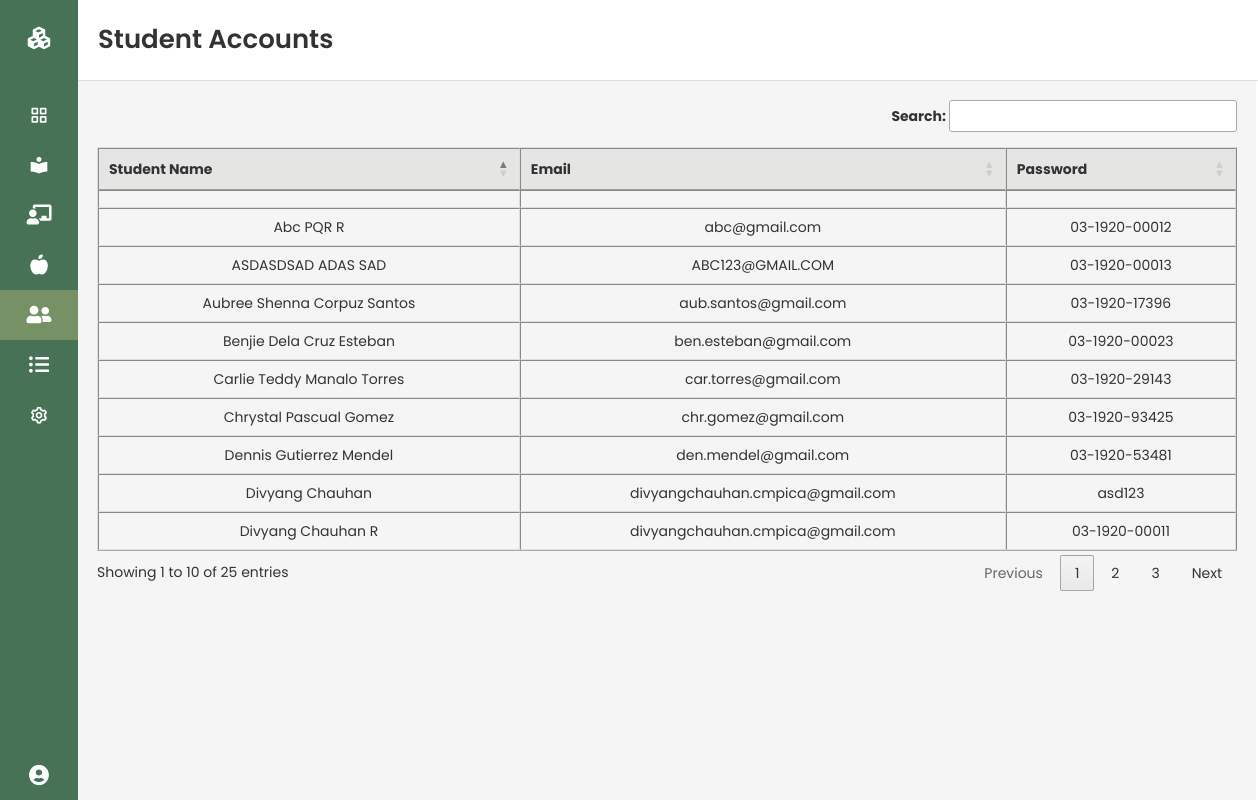
The app's page /admindashboard_useraccounts_s.php (signed in) with its own data.
### tables this page shows
CREATE TABLE `students` (
  `id` int(11) NOT NULL,
  `student_id` varchar(255) DEFAULT NULL,
  `firstname` varchar(255) NOT NULL,
  `lastname` varchar(255) NOT NULL,
  `middlename` varchar(255) DEFAULT NULL,
  `birth_date` date DEFAULT NULL,
  `nationality` varchar(255) DEFAULT NULL,
  `gender` varchar(255) DEFAULT NULL,
  `phone` varchar(20) DEFAULT NULL,
  `email` varchar(255) NOT NULL,
  `password` varchar(255) NOT NULL
);

### admindashboard_useraccounts_s.php (the view, shortened to what this page needs)
<?php
include ('db_conn.php');
if (isset($_SESSION['id']) && isset($_SESSION['email'])) {
 ?>
<!DOCTYPE html>
<html lang="en" dir="ltr">
  <head>
    <link rel="stylesheet" href="admindashboardstyle.css">
    <link rel="stylesheet" href="admin.css">
    <link href='https://unpkg.com/boxicons@2.0.7/css/boxicons.min.css' rel='stylesheet'>
    <link rel="stylesheet" href="https://pro.fontawesome.com/releases/v5.10.0/css/all.css"/>
    <link rel="stylesheet" href="https://maxcdn.bootstrapcdn.com/bootstrap/3.4.1/css/bootstrap.min.css">
    <link rel="stylesheet" type="text/css" href="//cdn.datatables.net/1.11.4/css/jquery.dataTables.min.css">
    <link rel="stylesheet" type="text/css" href="https://cdn.datatables.net/buttons/2.2.2/css/buttons.dataTables.min.css">
   </head>
<body>
  <div class="sidebar close">
    <div class="logo-details">
        <i class="bx bxs-component" style="text-shadow: none;"></i>
    </div>
    <ul class="nav-links">
      <li>
        <a href="admindashboard.php">
          <i class='bx bx-grid-alt' style="text-shadow: none;"></i>
        </a>
      </li>
      <li>
        <a href="admindashboard_students.php">
          <i class='bx bxs-book-reader'style="text-shadow: none;"></i>
        </a>
      </li>
      <li>
        <a href="admindashboard_teachers.php">
          <i class="fas fa-chalkboard-teacher" style="text-shadow: none;"></i>
        </a>
      </li>
      <li>
        <div class="iocn-link">
          <a href="admindashboard_classes.php">
            <i class="fas fa-apple-alt" style="text-shadow: none;"></i>
          </a>
        </div>
      </li>
      <li>
        <div class="iocn-link">
          <a href="#" class="active">
            <i class="fas fa-user-friends" style="text-shadow: none;"></i>
          </a>
        </div>
      </li>
      <li>
        <a href="admindashboard_userlogs.php">
            <i class="fas fa-list-ul" style="text-shadow: none;"></i>
        </a>
      </li>
      <li>
        <a href="admindashboard_settings.php">
          <i class='bx bx-cog' style="text-shadow: none;"></i>
        </a>
      </li>
      <li class="log_out">
          <div class="iocn-link">
          <a href="#">
            <i class="fas fa-user-circle"></i>
          </a>
          </div>
      </li>
  </div>
  <section class="home-section">
      <nav>
        <div class="home-content">
          <span class="text">Student Accounts</span>
        </div>
      </nav>
      <div class="container home-teacher container-flex">
          <div class="d-flex table-filter">
            <table width="100%" border="1" cellspacing="0" cellpadding="10" align="center" id="table">
                <thead>
                    <tr>
                        <th>Student Name</th>
                        <th>Email</th>
                        <th>Password</th>
                    </tr>
                </thead>
                <tbody>
                    <?php
                      $sql = "SELECT * FROM students";
                          $result = mysqli_query($conn, $sql);
                          while($inner_row = mysqli_fetch_array($result)){?>
                    <tr>
                        <td><?php echo $inner_row['firstname']." ".$inner_row['middlename']." ".$inner_row['lastname']; ?></td>
                        <td><?php echo $inner_row['email']; ?></td>
                        <td><?php echo $inner_row['password']; ?></td>
                    </tr>
                    <?php } ?>
                </tbody>
            </table>
          </div>
    </div>
  </section>
</body>
</html>
<?php
}else{
     header("Location: adminlogin.php");
     exit();
}
 ?>

### admindashboardstyle.css (style rules this page uses)
* { margin: 0; padding: 0; box-sizing: border-box; font-family: "Poppins", sans-serif; }
.sidebar { position: fixed; top: 0; left: 0; height: 100%; width: 260px; background: #477256; z-index: 100; width: 78px; opacity: 1 !important; }
.sidebar .logo-details { height: 60px; width: 100%; display: flex; align-items: center; }
.sidebar .logo-details i { font-size: 30px; color: #fff; height: 50px; min-width: 78px; text-align: center; line-height: 50px; margin-top: 15px; }
.sidebar .nav-links { height: 100%; padding: 30px 0 150px 0; overflow: auto; }
.sidebar.close .nav-links { overflow: visible; }
.sidebar .nav-links li { position: relative; list-style: none; }
.sidebar .nav-links li .iocn-link { display: flex; align-items: center; justify-content: space-between; }
.sidebar.close .nav-links li .iocn-link { display: block; }
.sidebar .nav-links li i { height: 50px; min-width: 78px; text-align: center; line-height: 50px; color: #fff; font-size: 20px; cursor: pointer; }
.sidebar .nav-links li a { display: flex; align-items: center; text-decoration: none; }
.home-section { position: relative; background: #f5f5f5; min-height: 100vh; width: calc(100% - 240px); left: 260px; }
.home-section nav { display: flex; justify-content: space-between; height: 80px; background: #fff; align-items: center; position: fixed; width: calc(100% - 240px); left: 260px; z-index: 100; padding: 0 20px; box-shadow: 0 1px 1px rgba(0, 0, 0, 0.1); }
.sidebar.close ~ .home-section nav { left: 78px; width: calc(100% - 78px); }
.home-section { width: calc(100% - 80px); left: 78px; }
.home-section .home-content { height: 60px; display: flex; align-items: center; }
.home-section .home-content .text { font-size: 26px; font-weight: 600; }
.sidebar .nav-links .log_out { position: absolute; bottom: 0; width: 100%; }
.sidebar .nav-links li a.active { background: #779166; }

### admin.css (style rules this page uses)
.table-filter { justify-content: space-between; padding-top: 100px; }
th { background-color: #e5e5e4; font-weight: bold; }
table, table td, table th { border-color: #ddd; text-align: center; }
.d-flex { display: flex; }
body { background-color: #f7f6f2; margin: 0px; }

### records on screen
students: firstname "Divyang", lastname "Chauhan", email "divyangchauhan.cmpica@gmail.com", password "asd123"
students: firstname "Benjie", middlename "Dela Cruz", lastname "Esteban", email "ben.esteban@gmail.com", password "03-1920-00023"
students: firstname "Chrystal", middlename "Pascual", lastname "Gomez", email "chr.gomez@gmail.com", password "03-1920-93425"
students: firstname "Dennis", middlename "Gutierrez", lastname "Mendel", email "den.mendel@gmail.com", password "03-1920-53481"
students: firstname "Aubree Shenna", middlename "Corpuz", lastname "Santos", email "aub.santos@gmail.com", password "03-1920-17396"
students: firstname "Carlie Teddy", middlename "Manalo", lastname "Torres", email "car.torres@gmail.com", password "03-1920-29143"
students: firstname "Divyang", middlename "Chauhan", lastname "R", email "divyangchauhan.cmpica@gmail.com", password "03-1920-00011"
students: firstname "Abc", middlename "PQR", lastname "R", email "abc@gmail.com", password "03-1920-00012"
students: firstname "ASDASDSAD", middlename "ADAS", lastname "SAD", email "ABC123@GMAIL.COM", password "03-1920-00013"
